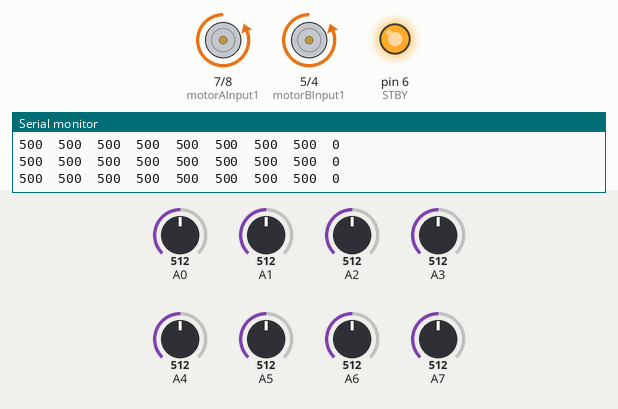
Simulated run of this sketch. Board: Arduino Nano, built with avr-gcc and run on an emulated ATmega328P. On the bench: motor-driver pin pairs drawn as motors (green arrow = first pin HIGH = forward, orange = second pin HIGH = backward, longer = more drive, scaled by the enable pin, stopped while the standby pin is LOW), output pins drawn as LEDs (lit = HIGH), the last lines printed to the serial monitor. Inputs (shaded band) come from the test bench; at power-on: A3 = 512, A4 = 512, A0 = 512, A1 = 512, A5 = 512, A2 = 512, A6 = 512, A7 = 512.

Above: at 9.9 s.
10.0 s: A3 set to 531
At 10.4 s:
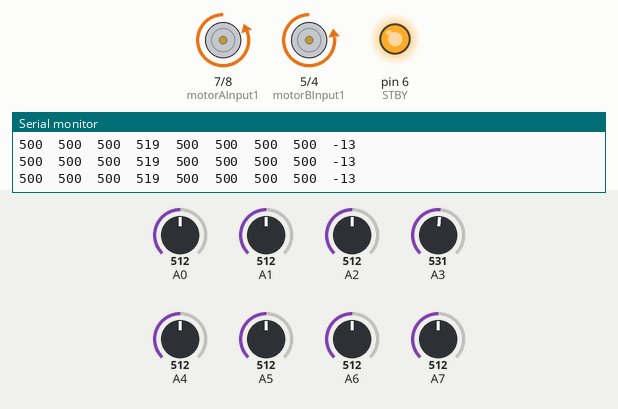
13.0 s: A4 set to 533
At 13.9 s:
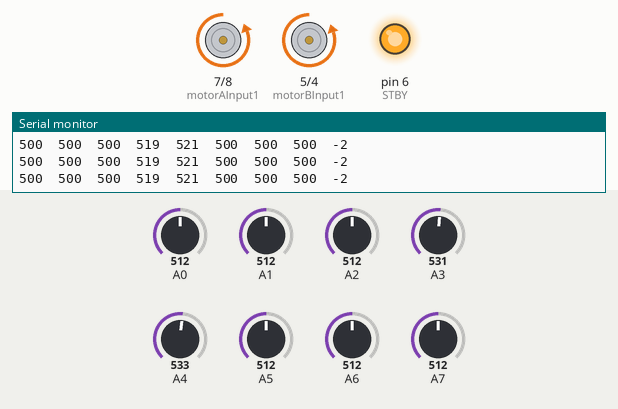
14.5 s: A0 set to 240
At 14.9 s:
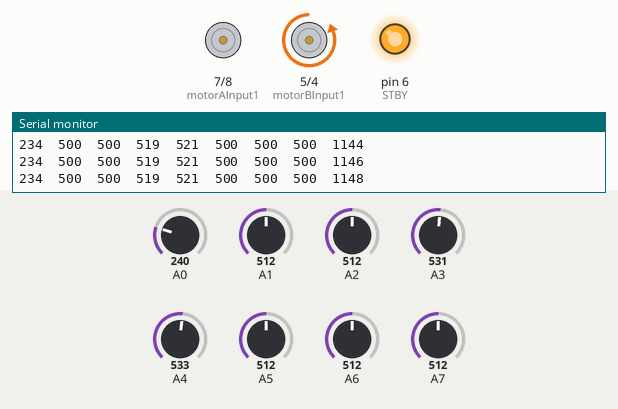
16.0 s: A1 set to 992
At 17.52 s:
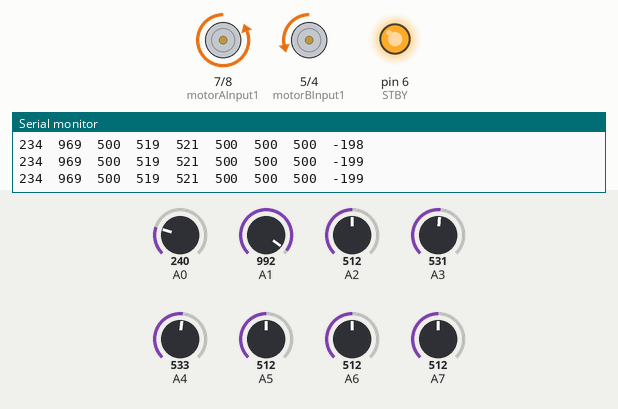
19.0 s: A5 set to 716
22.0 s: A0 set to 306
Timing chart, 0 to 26.0 s (numbered marks = the images above; inputs shaded):
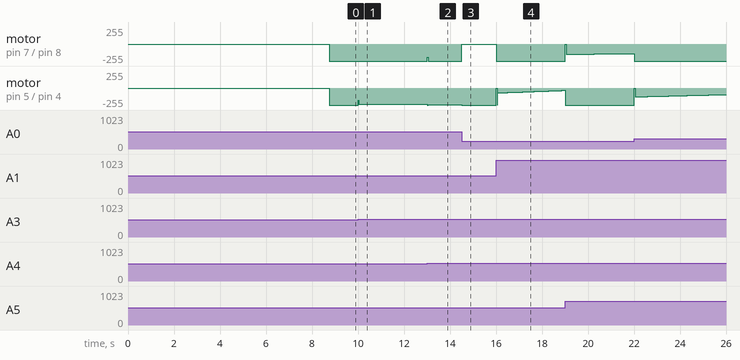

Measured:
- after the input at 10.0 s, motor on pin 5 (motorBInput1) / pin 4 (motorBInput2): backward 255/255 → backward 242/255 at once, → backward 241/255 1.4 s later, → backward 240/255 1.4 s later
- after the input at 13.0 s, motor on pin 7 (motorAInput1) / pin 8 (motorAInput2): backward 255/255 → backward 199/255 at once, → backward 255/255 0.04 s later; motor on pin 5 (motorBInput1) / pin 4 (motorBInput2): backward 240/255 → backward 253/255 at once
- after the input at 14.5 s, motor on pin 7 (motorAInput1) / pin 8 (motorAInput2): backward 255/255 → stopped at once; motor on pin 5 (motorBInput1) / pin 4 (motorBInput2): backward 253/255 → backward 255/255 at once
- after the input at 16.0 s, motor on pin 7 (motorAInput1) / pin 8 (motorAInput2): stopped → backward 255/255 at once

The sketch:

FastLineFollowerV1.ino
```cpp
#include <QTRSensors.h>

// Definir pines para el controlador de motores TB6612FNG
#define motorAInput1 7
#define motorAInput2 8
#define motorBInput1 5
#define motorBInput2 4
#define motorAPWM 9
#define motorBPWM 3
#define STBY      6  // Pin STBY del TB6612FNG


// Definir pines para el sensor QTR-8A
#define NUM_SENSORS 8
#define NUM_SAMPLES_PER_SENSOR 4
#define EMITTER_PIN 10

// Constantes del control PID
#define KP 4.6// Constante proporcional
#define KD 19.4 // Constante derivativa
#define KI 0.009  // Constante integral

QTRSensors qtr;

unsigned int sensorValues[NUM_SENSORS];
int lastError = 0;
int integral = 0;

void setup() {
// Establecer pines de salida para el driver TB6612FNG
  pinMode(motorAInput1, OUTPUT);
  pinMode(motorAInput2, OUTPUT);
  pinMode(motorBInput1, OUTPUT);
  pinMode(motorBInput2, OUTPUT);
  pinMode(motorAPWM, OUTPUT);
  pinMode(motorBPWM, OUTPUT);
  pinMode(STBY, OUTPUT);

  digitalWrite(STBY, HIGH);
  // Inicializa el sensor QTR-8A
  qtr.setTypeAnalog();
  qtr.setSensorPins((const uint8_t[]){A0, A1, A2, A3, A4, A5, A6, A7}, NUM_SENSORS);
  qtr.setEmitterPin(EMITTER_PIN);

  digitalWrite(LED_BUILTIN, HIGH); // enciende LED de Arduino para indicar el inicio de la calibracion

  Serial.begin(9600);// inicio de comunicacion serial

    for (int i = 0; i < 250; i++) {
    qtr.calibrate();
    delay(10);
  }
    digitalWrite(LED_BUILTIN, LOW); //apaga el led Arduino para indicar termino de calibracion
}


void loop() {
  // Leer valores del sensor
  uint16_t position = qtr.readLineBlack(sensorValues);

  // Calcular el error (posición central ponderada)
  int weightedSum = 0;
  int sum = 0;
  for (int i = 0; i < NUM_SENSORS; i++) {
    weightedSum += (i * sensorValues[i]);
    sum += sensorValues[i];
  }
  int error = position - (NUM_SENSORS - 1) * 1000 / 2;

  // Calcular componentes de control PID
  int proportional = KP * error;
  int derivative = KD * (error - lastError);
  integral += error;
  int integralComponent = KI * integral;

  // Calcular señal de control
  int controlSignal = proportional + derivative + integralComponent;

  // Controlar motores usando la señal de control
  int motorSpeed = 255; //Ajuste este valor para controlar la velocidad de avance//130

 // Control de motores usando la señal de control
int motorSpeedA = motorSpeed - controlSignal;
int motorSpeedB = motorSpeed + controlSignal;

// Limit the motor speed values to the range of 0-255
motorSpeedA = constrain(motorSpeedA, 0, 255);
motorSpeedB = constrain(motorSpeedB, 0, 255);

  digitalWrite(motorBInput1, LOW);
  digitalWrite(motorBInput2, HIGH);
  digitalWrite(motorAInput1, LOW);//LOW para avanzar hacia adelante
  digitalWrite(motorAInput2, HIGH);
  analogWrite(motorAPWM, motorSpeedA);
  analogWrite(motorBPWM, motorSpeedB);

  // Update last error
  lastError = error;
  // Print sensor values and position to the serial monitor
  for (int i = 0; i < NUM_SENSORS; i++) {
    Serial.print(sensorValues[i]);
    Serial.print('\t');

 }
    Serial.println(controlSignal);

}
```
